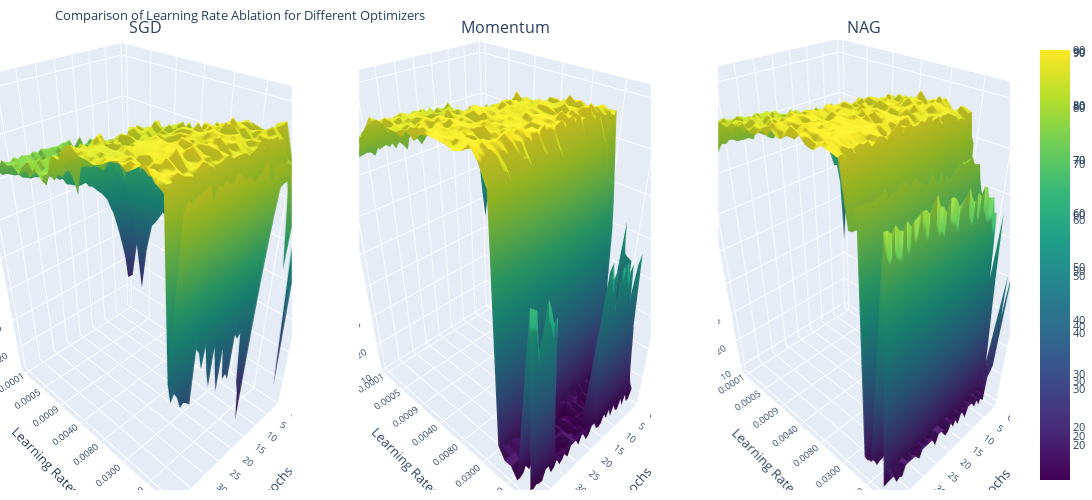
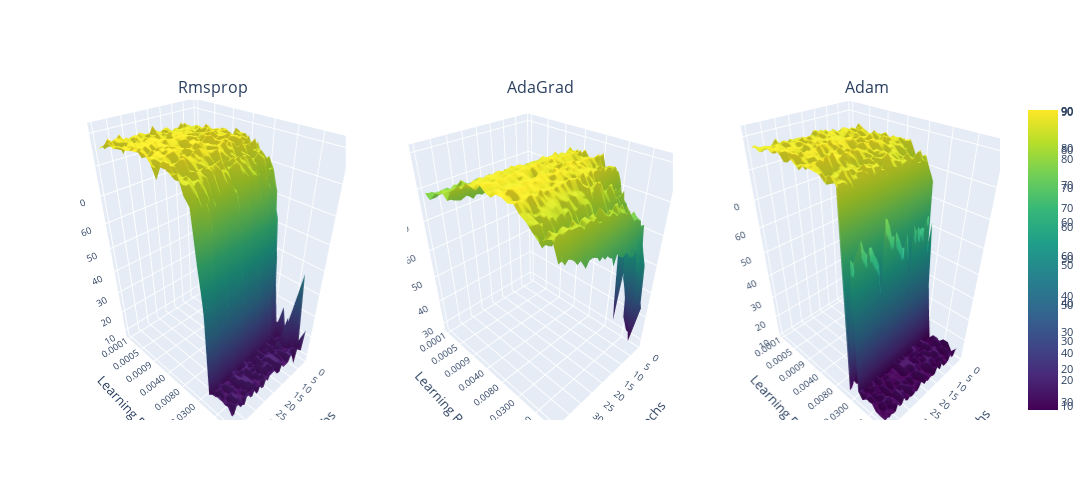
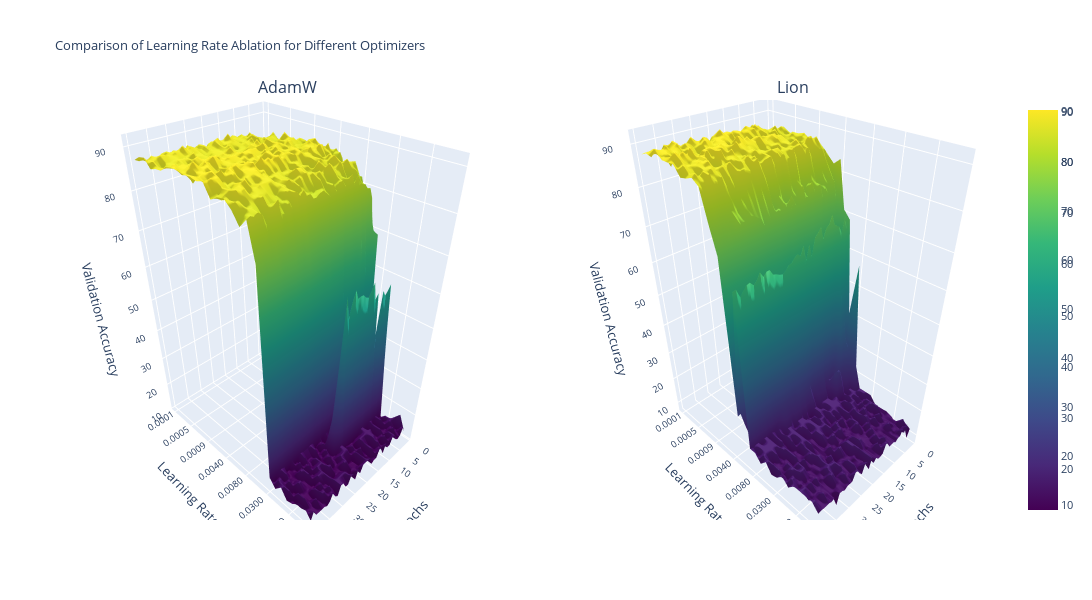

Notebook code for these charts, in order:
### Code cell
import json
import numpy as np
import plotly.graph_objs as go
from plotly.subplots import make_subplots

file_names = [
    "sgd_learningRate_ablation_valid_accuracy.json",
    "momentum_learningRate_ablation_valid_accuracy.json",
    "nag_learningRate_ablation_valid_accuracy.json",
    "rmsprop_learningRate_ablation_valid_accuracy.json",
    "adaGrad_learningRate_ablation_valid_accuracy.json",
    "adam_learningRate_ablation_valid_accuracy.json",
    "adamW_learningRate_ablation_valid_accuracy.json",
    "lion_learningRate_ablation_valid_accuracy.json",
]

# Create a subplot with 1 row and 3 columns
fig = make_subplots(rows=1, cols=3, subplot_titles=["SGD", "Momentum", "NAG"], 
                    specs=[[{'type': 'surface'}, {'type': 'surface'}, {'type': 'surface'}]])

for index, file_name in enumerate(file_names[:3]):  # Take the first three files for demonstration
    with open(file_name, 'r') as file:
        data = json.load(file)

    title_info = file_name.split("_")
    optimizer = title_info[0]
    metric = title_info[-2]

    accuracy_data = np.array([values for lr, values in data.items()])
    epochs = np.arange(1, len(accuracy_data[0]) + 1)
    learning_rates = np.array([f"{float(lr):.4f}" for lr in data.keys()])
    learning_rates = np.array([(str(lr)) for lr in learning_rates])

    trace = go.Surface(x=epochs, y=learning_rates, z=accuracy_data, colorscale='Viridis')

    # Add trace to subplot
    fig.add_trace(trace, row=1, col=index + 1)  # Add to the appropriate subplot

# Update layout for each subplot if needed
font_size = 10.5
fig.update_layout(
    title='Comparison of Learning Rate Ablation for Different Optimizers',
    titlefont=dict(size=font_size + 2),
    font=dict(size=font_size),
    height=500,  # You may need to adjust the height and width to fit all plots comfortably
    width=1300,
    margin=dict(l=0, r=0, t=40, b=10),  # Adjust margins as needed
    scene=dict(
        xaxis_title='Epochs',
        yaxis_title='Learning Rates',
        zaxis_title='Validation Accuracy'
    ),
    scene2=dict(
        xaxis_title='Epochs',
        yaxis_title='Learning Rates',
        zaxis_title='Validation Accuracy'
    ),
    scene3=dict(
        xaxis_title='Epochs',
        yaxis_title='Learning Rates',
        zaxis_title='Validation Accuracy'
    )
)

# Display the interactive plot
fig.show()

# Create a subplot with 1 row and 3 columns
fig = make_subplots(rows=1, cols=3, subplot_titles=["Rmsprop", "AdaGrad", "Adam"], 
                    specs=[[{'type': 'surface'}, {'type': 'surface'}, {'type': 'surface'}]])

for index, file_name in enumerate(file_names[3:6]):  # Take the first three files for demonstration
    with open(file_name, 'r') as file:
        data = json.load(file)

    title_info = file_name.split("_")
    optimizer = title_info[0]
    metric = title_info[-2]

    accuracy_data = np.array([values for lr, values in data.items()])
    epochs = np.arange(1, len(accuracy_data[0]) + 1)
    learning_rates = np.array([f"{float(lr):.4f}" for lr in data.keys()])
    learning_rates = np.array([(str(lr)) for lr in learning_rates])

    trace = go.Surface(x=epochs, y=learning_rates, z=accuracy_data, colorscale='Viridis')

    # Add trace to subplot
    fig.add_trace(trace, row=1, col=index + 1)  # Add to the appropriate subplot

# Update layout for each subplot if needed
font_size = 10.5
fig.update_layout(
    # title='Comparison of Learning Rate Ablation for Different Optimizers',
    titlefont=dict(size=font_size + 2),
    font=dict(size=font_size),
    height=500,  # You may need to adjust the height and width to fit all plots comfortably
    width=1300,
    scene=dict(
        xaxis_title='Epochs',
        yaxis_title='Learning Rates',
        zaxis_title='Validation Accuracy'
    ),
    scene2=dict(
        xaxis_title='Epochs',
        yaxis_title='Learning Rates',
        zaxis_title='Validation Accuracy'
    ),
    scene3=dict(
        xaxis_title='Epochs',
        yaxis_title='Learning Rates',
        zaxis_title='Validation Accuracy'
    )
)

# Display the interactive plot
fig.show()

# Create a subplot with 1 row and 2 columns
fig = make_subplots(rows=1, cols=2, subplot_titles=["AdamW", "Lion"], 
                    specs=[[{'type': 'surface'}, {'type': 'surface'}]])

for index, file_name in enumerate(file_names[6:8]):  # Take the first two files for demonstration
    with open(file_name, 'r') as file:
        data = json.load(file)

    title_info = file_name.split("_")
    optimizer = title_info[0]
    metric = title_info[-2]

    accuracy_data = np.array([values for lr, values in data.items()])
    epochs = np.arange(1, len(accuracy_data[0]) + 1)
    learning_rates = np.array([f"{float(lr):.4f}" for lr in data.keys()])
    learning_rates = np.array([(str(lr)) for lr in learning_rates])

    trace = go.Surface(x=epochs, y=learning_rates, z=accuracy_data, colorscale='Viridis')

    # Add trace to subplot
    fig.add_trace(trace, row=1, col=index + 1)  # Add to the appropriate subplot

# Update layout for each subplot if needed
font_size = 10.5
fig.update_layout(
    title='Comparison of Learning Rate Ablation for Different Optimizers',
    titlefont=dict(size=font_size + 2),
    font=dict(size=font_size),
    height=600,  # You may need to adjust the height and width to fit all plots comfortably
    width=1300,
    scene=dict(
        xaxis_title='Epochs',
        yaxis_title='Learning Rates',
        zaxis_title='Validation Accuracy'
    ),
    scene2=dict(
        xaxis_title='Epochs',
        yaxis_title='Learning Rates',
        zaxis_title='Validation Accuracy'
    ),
    scene3=dict(
        xaxis_title='Epochs',
        yaxis_title='Learning Rates',
        zaxis_title='Validation Accuracy'
    )
)

# Display the interactive plot
fig.show()

### Figure 1 — Plotly figure (JSON) as saved in the notebook; plotly's stock layout.template omitted (floating-point values rounded to 4 significant figures; data arrays with more than 128 entries replaced by an {"elided": "..."} marker saying what was removed)
{"data": [{"colorscale": [[0, "#440154"], [0.1111, "#482878"], [0.2222, "#3e4989"], [0.3333, "#31688e"], [0.4444, "#26828e"], [0.5556, "#1f9e89"], [0.6667, "#35b779"], [0.7778, "#6ece58"], [0.8889, "#b5de2b"], [1, "#fde725"]], "scene": "scene", "type": "surface", "x": [1, 2, 3, 4, 5, 6, 7, 8, 9, 10, 11, 12, 13, 14, 15, 16, 17, 18, 19, 20, 21, 22, 23, 24, 25, 26, 27, 28, 29, 30, 31, 32, 33, 34, 35, 36, 37, 38, 39, 40], "y": ["0.0001", "0.0002", "0.0003", "0.0004", "0.0005", "0.0006", "0.0007", "0.0008", "0.0009", "0.0010", "0.0020", "0.0030", "0.0040", "0.0050", "0.0060", "0.0070", "0.0080", "0.0090", "0.0100", "0.0200", "0.0300", "0.0400", "0.0500", "0.0600", "0.0700", "0.0800", "0.0900", "0.1000"], "z": {"elided": "28x40 float values"}}, {"colorscale": [[0, "#440154"], [0.1111, "#482878"], [0.2222, "#3e4989"], [0.3333, "#31688e"], [0.4444, "#26828e"], [0.5556, "#1f9e89"], [0.6667, "#35b779"], [0.7778, "#6ece58"], [0.8889, "#b5de2b"], [1, "#fde725"]], "scene": "scene2", "type": "surface", "x": [1, 2, 3, 4, 5, 6, 7, 8, 9, 10, 11, 12, 13, 14, 15, 16, 17, 18, 19, 20, 21, 22, 23, 24, 25, 26, 27, 28, 29, 30, 31, 32, 33, 34, 35, 36, 37, 38, 39, 40], "y": ["0.0001", "0.0002", "0.0003", "0.0004", "0.0005", "0.0006", "0.0007", "0.0008", "0.0009", "0.0010", "0.0020", "0.0030", "0.0040", "0.0050", "0.0060", "0.0070", "0.0080", "0.0090", "0.0100", "0.0200", "0.0300", "0.0400", "0.0500", "0.0600", "0.0700", "0.0800", "0.0900", "0.1000"], "z": {"elided": "28x40 float values"}}, {"colorscale": [[0, "#440154"], [0.1111, "#482878"], [0.2222, "#3e4989"], [0.3333, "#31688e"], [0.4444, "#26828e"], [0.5556, "#1f9e89"], [0.6667, "#35b779"], [0.7778, "#6ece58"], [0.8889, "#b5de2b"], [1, "#fde725"]], "scene": "scene3", "type": "surface", "x": [1, 2, 3, 4, 5, 6, 7, 8, 9, 10, 11, 12, 13, 14, 15, 16, 17, 18, 19, 20, 21, 22, 23, 24, 25, 26, 27, 28, 29, 30, 31, 32, 33, 34, 35, 36, 37, 38, 39, 40], "y": ["0.0001", "0.0002", "0.0003", "0.0004", "0.0005", "0.0006", "0.0007", "0.0008", "0.0009", "0.0010", "0.0020", "0.0030", "0.0040", "0.0050", "0.0060", "0.0070", "0.0080", "0.0090", "0.0100", "0.0200", "0.0300", "0.0400", "0.0500", "0.0600", "0.0700", "0.0800", "0.0900", "0.1000"], "z": {"elided": "28x40 float values"}}], "layout": {"annotations": [{"font": {"size": 16}, "showarrow": false, "text": "SGD", "x": 0.1444, "xanchor": "center", "xref": "paper", "y": 1, "yanchor": "bottom", "yref": "paper"}, {"font": {"size": 16}, "showarrow": false, "text": "Momentum", "x": 0.5, "xanchor": "center", "xref": "paper", "y": 1, "yanchor": "bottom", "yref": "paper"}, {"font": {"size": 16}, "showarrow": false, "text": "NAG", "x": 0.8556, "xanchor": "center", "xref": "paper", "y": 1, "yanchor": "bottom", "yref": "paper"}], "font": {"size": 10.5}, "height": 500, "margin": {"b": 10, "l": 0, "r": 0, "t": 40}, "scene": {"domain": {"x": [0, 0.2889], "y": [0, 1]}, "xaxis": {"title": {"text": "Epochs"}}, "yaxis": {"title": {"text": "Learning Rates"}}, "zaxis": {"title": {"text": "Validation Accuracy"}}}, "scene2": {"domain": {"x": [0.3556, 0.6444], "y": [0, 1]}, "xaxis": {"title": {"text": "Epochs"}}, "yaxis": {"title": {"text": "Learning Rates"}}, "zaxis": {"title": {"text": "Validation Accuracy"}}}, "scene3": {"domain": {"x": [0.7111, 1], "y": [0, 1]}, "xaxis": {"title": {"text": "Epochs"}}, "yaxis": {"title": {"text": "Learning Rates"}}, "zaxis": {"title": {"text": "Validation Accuracy"}}}, "title": {"font": {"size": 12.5}, "text": "Comparison of Learning Rate Ablation for Different Optimizers"}, "width": 1300}}

### Figure 2 — Plotly figure (JSON) as saved in the notebook; plotly's stock layout.template omitted (floating-point values rounded to 4 significant figures; data arrays with more than 128 entries replaced by an {"elided": "..."} marker saying what was removed)
{"data": [{"colorscale": [[0, "#440154"], [0.1111, "#482878"], [0.2222, "#3e4989"], [0.3333, "#31688e"], [0.4444, "#26828e"], [0.5556, "#1f9e89"], [0.6667, "#35b779"], [0.7778, "#6ece58"], [0.8889, "#b5de2b"], [1, "#fde725"]], "scene": "scene", "type": "surface", "x": [1, 2, 3, 4, 5, 6, 7, 8, 9, 10, 11, 12, 13, 14, 15, 16, 17, 18, 19, 20, 21, 22, 23, 24, 25, 26, 27, 28, 29, 30, 31, 32, 33, 34, 35, 36, 37, 38, 39, 40], "y": ["0.0001", "0.0002", "0.0003", "0.0004", "0.0005", "0.0006", "0.0007", "0.0008", "0.0009", "0.0010", "0.0020", "0.0030", "0.0040", "0.0050", "0.0060", "0.0070", "0.0080", "0.0090", "0.0100", "0.0200", "0.0300", "0.0400", "0.0500", "0.0600", "0.0700", "0.0800", "0.0900", "0.1000"], "z": {"elided": "28x40 float values"}}, {"colorscale": [[0, "#440154"], [0.1111, "#482878"], [0.2222, "#3e4989"], [0.3333, "#31688e"], [0.4444, "#26828e"], [0.5556, "#1f9e89"], [0.6667, "#35b779"], [0.7778, "#6ece58"], [0.8889, "#b5de2b"], [1, "#fde725"]], "scene": "scene2", "type": "surface", "x": [1, 2, 3, 4, 5, 6, 7, 8, 9, 10, 11, 12, 13, 14, 15, 16, 17, 18, 19, 20, 21, 22, 23, 24, 25, 26, 27, 28, 29, 30, 31, 32, 33, 34, 35, 36, 37, 38, 39, 40], "y": ["0.0001", "0.0002", "0.0003", "0.0004", "0.0005", "0.0006", "0.0007", "0.0008", "0.0009", "0.0010", "0.0020", "0.0030", "0.0040", "0.0050", "0.0060", "0.0070", "0.0080", "0.0090", "0.0100", "0.0200", "0.0300", "0.0400", "0.0500", "0.0600", "0.0700", "0.0800", "0.0900", "0.1000"], "z": {"elided": "28x40 float values"}}, {"colorscale": [[0, "#440154"], [0.1111, "#482878"], [0.2222, "#3e4989"], [0.3333, "#31688e"], [0.4444, "#26828e"], [0.5556, "#1f9e89"], [0.6667, "#35b779"], [0.7778, "#6ece58"], [0.8889, "#b5de2b"], [1, "#fde725"]], "scene": "scene3", "type": "surface", "x": [1, 2, 3, 4, 5, 6, 7, 8, 9, 10, 11, 12, 13, 14, 15, 16, 17, 18, 19, 20, 21, 22, 23, 24, 25, 26, 27, 28, 29, 30, 31, 32, 33, 34, 35, 36, 37, 38, 39, 40], "y": ["0.0001", "0.0002", "0.0003", "0.0004", "0.0005", "0.0006", "0.0007", "0.0008", "0.0009", "0.0010", "0.0020", "0.0030", "0.0040", "0.0050", "0.0060", "0.0070", "0.0080", "0.0090", "0.0100", "0.0200", "0.0300", "0.0400", "0.0500", "0.0600", "0.0700", "0.0800", "0.0900", "0.1000"], "z": {"elided": "28x40 float values"}}], "layout": {"annotations": [{"font": {"size": 16}, "showarrow": false, "text": "Rmsprop", "x": 0.1444, "xanchor": "center", "xref": "paper", "y": 1, "yanchor": "bottom", "yref": "paper"}, {"font": {"size": 16}, "showarrow": false, "text": "AdaGrad", "x": 0.5, "xanchor": "center", "xref": "paper", "y": 1, "yanchor": "bottom", "yref": "paper"}, {"font": {"size": 16}, "showarrow": false, "text": "Adam", "x": 0.8556, "xanchor": "center", "xref": "paper", "y": 1, "yanchor": "bottom", "yref": "paper"}], "font": {"size": 10.5}, "height": 500, "scene": {"domain": {"x": [0, 0.2889], "y": [0, 1]}, "xaxis": {"title": {"text": "Epochs"}}, "yaxis": {"title": {"text": "Learning Rates"}}, "zaxis": {"title": {"text": "Validation Accuracy"}}}, "scene2": {"domain": {"x": [0.3556, 0.6444], "y": [0, 1]}, "xaxis": {"title": {"text": "Epochs"}}, "yaxis": {"title": {"text": "Learning Rates"}}, "zaxis": {"title": {"text": "Validation Accuracy"}}}, "scene3": {"domain": {"x": [0.7111, 1], "y": [0, 1]}, "xaxis": {"title": {"text": "Epochs"}}, "yaxis": {"title": {"text": "Learning Rates"}}, "zaxis": {"title": {"text": "Validation Accuracy"}}}, "title": {"font": {"size": 12.5}}, "width": 1300}}

### Figure 3 — Plotly figure (JSON) as saved in the notebook; plotly's stock layout.template omitted (floating-point values rounded to 4 significant figures; data arrays with more than 128 entries replaced by an {"elided": "..."} marker saying what was removed)
{"data": [{"colorscale": [[0, "#440154"], [0.1111, "#482878"], [0.2222, "#3e4989"], [0.3333, "#31688e"], [0.4444, "#26828e"], [0.5556, "#1f9e89"], [0.6667, "#35b779"], [0.7778, "#6ece58"], [0.8889, "#b5de2b"], [1, "#fde725"]], "scene": "scene", "type": "surface", "x": [1, 2, 3, 4, 5, 6, 7, 8, 9, 10, 11, 12, 13, 14, 15, 16, 17, 18, 19, 20, 21, 22, 23, 24, 25, 26, 27, 28, 29, 30, 31, 32, 33, 34, 35, 36, 37, 38, 39, 40], "y": ["0.0001", "0.0002", "0.0003", "0.0004", "0.0005", "0.0006", "0.0007", "0.0008", "0.0009", "0.0010", "0.0020", "0.0030", "0.0040", "0.0050", "0.0060", "0.0070", "0.0080", "0.0090", "0.0100", "0.0200", "0.0300", "0.0400", "0.0500", "0.0600", "0.0700", "0.0800", "0.0900", "0.1000"], "z": {"elided": "28x40 float values"}}, {"colorscale": [[0, "#440154"], [0.1111, "#482878"], [0.2222, "#3e4989"], [0.3333, "#31688e"], [0.4444, "#26828e"], [0.5556, "#1f9e89"], [0.6667, "#35b779"], [0.7778, "#6ece58"], [0.8889, "#b5de2b"], [1, "#fde725"]], "scene": "scene2", "type": "surface", "x": [1, 2, 3, 4, 5, 6, 7, 8, 9, 10, 11, 12, 13, 14, 15, 16, 17, 18, 19, 20, 21, 22, 23, 24, 25, 26, 27, 28, 29, 30, 31, 32, 33, 34, 35, 36, 37, 38, 39, 40], "y": ["0.0001", "0.0002", "0.0003", "0.0004", "0.0005", "0.0006", "0.0007", "0.0008", "0.0009", "0.0010", "0.0020", "0.0030", "0.0040", "0.0050", "0.0060", "0.0070", "0.0080", "0.0090", "0.0100", "0.0200", "0.0300", "0.0400", "0.0500", "0.0600", "0.0700", "0.0800", "0.0900", "0.1000"], "z": {"elided": "28x40 float values"}}], "layout": {"annotations": [{"font": {"size": 16}, "showarrow": false, "text": "AdamW", "x": 0.225, "xanchor": "center", "xref": "paper", "y": 1, "yanchor": "bottom", "yref": "paper"}, {"font": {"size": 16}, "showarrow": false, "text": "Lion", "x": 0.775, "xanchor": "center", "xref": "paper", "y": 1, "yanchor": "bottom", "yref": "paper"}], "font": {"size": 10.5}, "height": 600, "scene": {"domain": {"x": [0, 0.45], "y": [0, 1]}, "xaxis": {"title": {"text": "Epochs"}}, "yaxis": {"title": {"text": "Learning Rates"}}, "zaxis": {"title": {"text": "Validation Accuracy"}}}, "scene2": {"domain": {"x": [0.55, 1], "y": [0, 1]}, "xaxis": {"title": {"text": "Epochs"}}, "yaxis": {"title": {"text": "Learning Rates"}}, "zaxis": {"title": {"text": "Validation Accuracy"}}}, "scene3": {"xaxis": {"title": {"text": "Epochs"}}, "yaxis": {"title": {"text": "Learning Rates"}}, "zaxis": {"title": {"text": "Validation Accuracy"}}}, "title": {"font": {"size": 12.5}, "text": "Comparison of Learning Rate Ablation for Different Optimizers"}, "width": 1300}}
